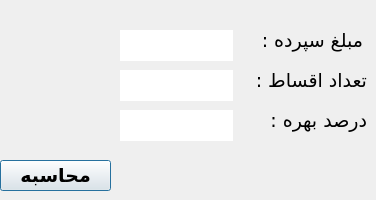
      <widget class="QWidget" name="tab_7">
       <attribute name="title">
        <string>محاسبه ی اقساط</string>
       </attribute>
       <widget class="QLabel" name="mablaq_5">
        <property name="geometry">
         <rect>
          <x>232</x>
          <y>20</y>
          <width>131</width>
          <height>41</height>
         </rect>
        </property>
        <property name="font">
         <font>
          <family>IRYekan</family>
          <pointsize>14</pointsize>
         </font>
        </property>
        <property name="frameShape">
         <enum>QFrame::NoFrame</enum>
        </property>
        <property name="frameShadow">
         <enum>QFrame::Plain</enum>
        </property>
        <property name="text">
         <string>مبلغ سپرده :</string>
        </property>
        <property name="textFormat">
         <enum>Qt::AutoText</enum>
        </property>
        <property name="scaledContents">
         <bool>false</bool>
        </property>
        <property name="wordWrap">
         <bool>false</bool>
        </property>
        <property name="textInteractionFlags">
         <set>Qt::TextSelectableByKeyboard|Qt::TextSelectableByMouse</set>
        </property>
       </widget>
       <widget class="QLabel" name="tqest_5">
        <property name="geometry">
         <rect>
          <x>236</x>
          <y>60</y>
          <width>131</width>
          <height>41</height>
         </rect>
        </property>
        <property name="font">
         <font>
          <family>IRYekan</family>
          <pointsize>14</pointsize>
         </font>
        </property>
        <property name="text">
         <string>تعداد اقساط :</string>
        </property>
       </widget>
       <widget class="QLabel" name="bahre_5">
        <property name="geometry">
         <rect>
          <x>256</x>
          <y>100</y>
          <width>111</width>
          <height>41</height>
         </rect>
        </property>
        <property name="font">
         <font>
          <family>IRYekan</family>
          <pointsize>14</pointsize>
         </font>
        </property>
        <property name="text">
         <string>درصد بهره :</string>
        </property>
       </widget>
       <widget class="QPushButton" name="mohasebe_5">
        <property name="geometry">
         <rect>
          <x>0</x>
          <y>160</y>
          <width>111</width>
          <height>31</height>
         </rect>
        </property>
        <property name="font">
         <font>
          <family>B Titr</family>
          <pointsize>14</pointsize>
          <weight>75</weight>
          <bold>true</bold>
         </font>
        </property>
        <property name="text">
         <string>محاسبه</string>
        </property>
        <property name="autoRepeat">
         <bool>false</bool>
        </property>
        <property name="autoDefault">
         <bool>true</bool>
        </property>
        <property name="default">
         <bool>true</bool>
        </property>
        <property name="flat">
         <bool>false</bool>
        </property>
       </widget>
       <widget class="QLineEdit" name="mablaq_entry_5">
        <property name="geometry">
         <rect>
          <x>120</x>
          <y>30</y>
          <width>113</width>
          <height>31</height>
         </rect>
        </property>
        <property name="font">
         <font>
          <family>Koodak</family>
          <pointsize>16</pointsize>
         </font>
        </property>
        <property name="layoutDirection">
         <enum>Qt::LeftToRight</enum>
        </property>
        <property name="frame">
         <bool>false</bool>
        </property>
       </widget>
       <widget class="QLineEdit" name="tqest_entry_5">
        <property name="geometry">
         <rect>
          <x>120</x>
          <y>70</y>
          <width>113</width>
          <height>31</height>
         </rect>
        </property>
        <property name="font">
         <font>
          <family>Koodak</family>
         </font>
        </property>
        <property name="layoutDirection">
         <enum>Qt::LeftToRight</enum>
        </property>
        <property name="frame">
         <bool>false</bool>
        </property>
       </widget>
       <widget class="QLineEdit" name="bahre_entry_5">
        <property name="geometry">
         <rect>
          <x>120</x>
          <y>110</y>
          <width>113</width>
          <height>31</height>
         </rect>
        </property>
        <property name="font">
         <font>
          <family>Koodak</family>
          <pointsize>16</pointsize>
         </font>
        </property>
        <property name="layoutDirection">
         <enum>Qt::LeftToRight</enum>
        </property>
        <property name="text">
         <string extracomment="بهره به صورت اعشاری وارد شود"/>
        </property>
        <property name="frame">
         <bool>false</bool>
        </property>
       </widget>
      </widget>
